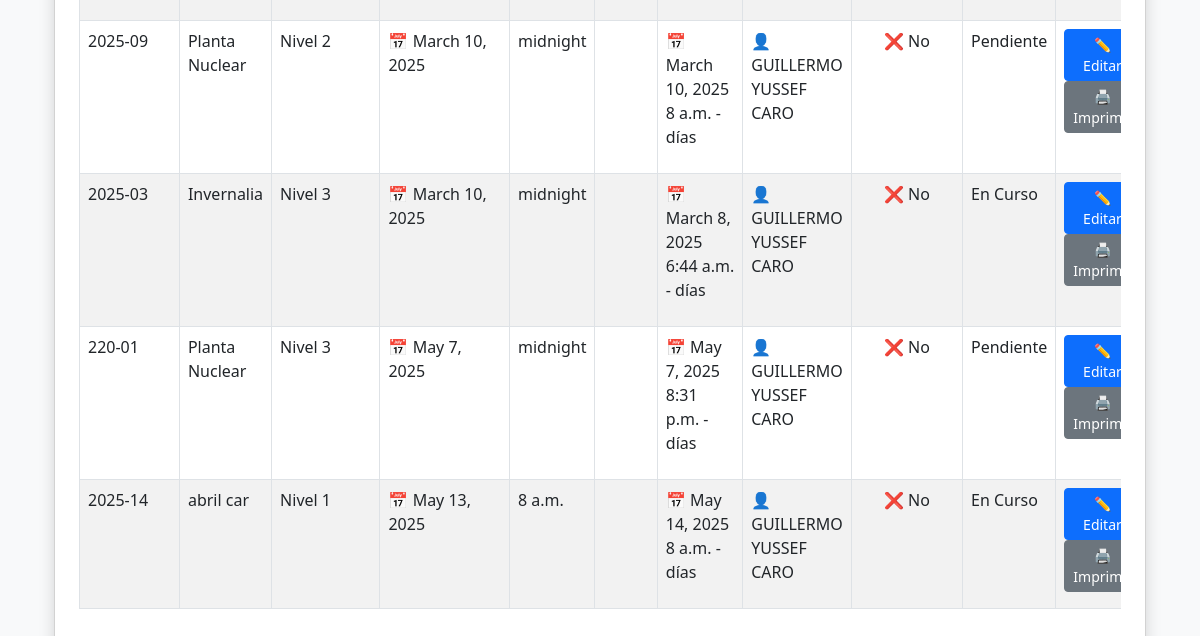
Page /programacion/programaciones/ (signed in, lower part) on the earlier database version.
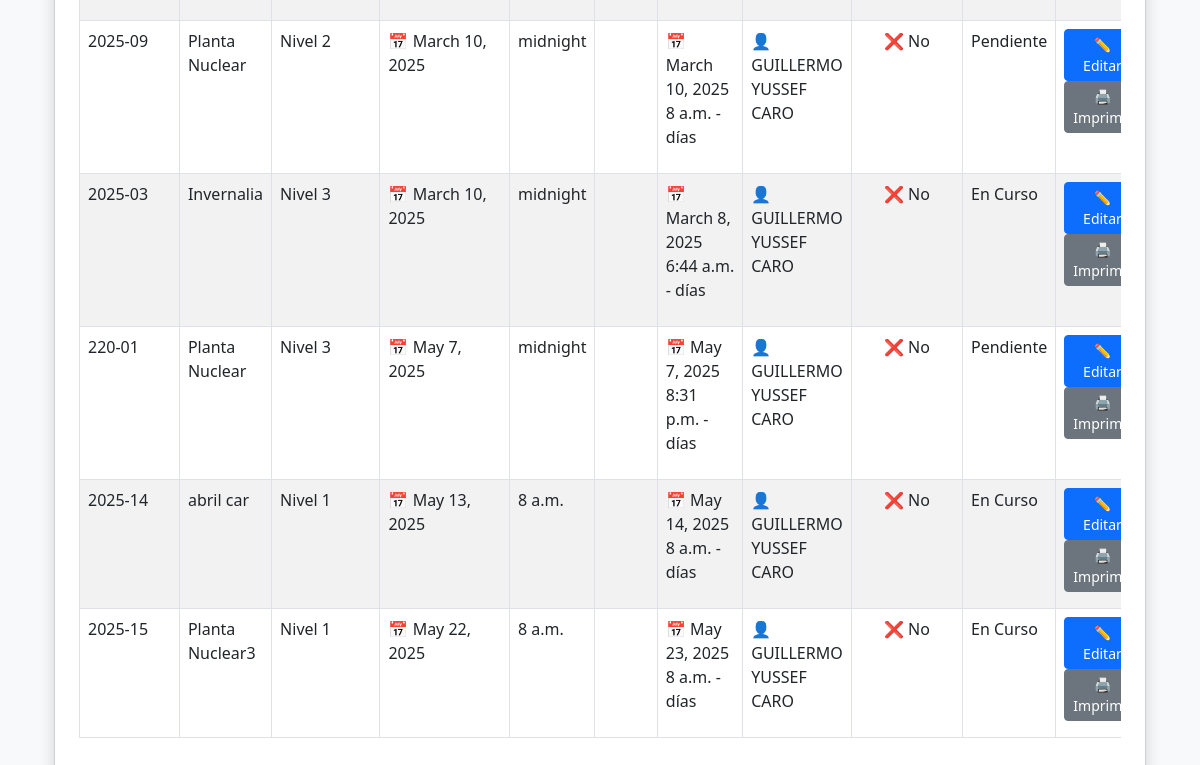
Same page on the later database version.
### programacion/models.py (models this page shows, shortened)
class ProgramacionAuditoria(models.Model):
    cotizacion = models.ForeignKey('cotizaciones.Cotizacion', on_delete=models.CASCADE)
    nivel_auditoria = models.ForeignKey(NivelAuditoriaCEA, on_delete=models.SET_NULL, null=True, blank=True)
    fecha_programacion_etapa1 = models.DateField(null=True, blank=True)
    hora_etapa1 = models.TimeField(default='00:00')
    auditores = models.ForeignKey(Auditor, on_delete=models.SET_NULL, null=True, blank=True)
    iaf_md4_confirmado = models.BooleanField(default=False)
    estado = models.CharField(max_length=20, choices=(
        ('Pendiente', 'Pendiente'),
        ('En Curso', 'En Curso'),
        ('Finalizada', 'Finalizada'),
        ('Cancelada', 'Cancelada'),
    ), default='Pendiente')  # Valor predeterminado para "estado"

class NivelAuditoriaCEA(models.Model):
    nivel = models.CharField(max_length=200, unique=True)
    dias_etapa1 = models.FloatField(default=0.5)
    dias_etapa2 = models.FloatField(default=1.0)
    def __str__(self):
        return self.nivel

class FechaEtapa2(models.Model):
    programacion = models.ForeignKey(ProgramacionAuditoria, on_delete=models.CASCADE, related_name='fechas_etapa2')
    fecha = models.DateField()
    hora = models.TimeField(default='00:00')  # Valor predeterminado para la hora

class Auditor(models.Model):
    user = models.OneToOneField(User, on_delete=models.CASCADE)
    cedula = models.CharField(max_length=30, unique=True)
    cargo = models.CharField(max_length=50)
    telefono = models.CharField(max_length=20)
    iaf_md4_confirmado = models.BooleanField(default=False)

### cotizaciones/models.py (models this page shows, shortened)
class Cotizacion(models.Model):
    solicitud = models.ForeignKey(Solicitud, on_delete=models.CASCADE, related_name="cotizaciones")
    numero_servicio = models.CharField(max_length=100, unique=True)
    fecha_cotizacion = models.DateField(null=True, blank=True)
    tipo_servicio = models.ManyToManyField("TipoServicio")
    dias_auditoria_etapa_1 = models.DecimalField(max_digits=3, decimal_places=1, null=True, blank=True)
    dias_auditoria_etapa_2 = models.DecimalField(max_digits=3, decimal_places=1, null=True, blank=True)
    precio_neto = models.DecimalField(max_digits=10, decimal_places=2, help_text="Valor sin IVA")
    precio_iva = models.DecimalField(max_digits=10, decimal_places=2, default=Decimal("0.00"), help_text="IVA (19%)")
    precio_total = models.DecimalField(max_digits=10, decimal_places=2, default=Decimal("0.00"), help_text="Total con IVA")
    ESTADO_CHOICES = [
        ('Pendiente', 'Pendiente'),
        ('Aprobada', 'Aprobada'),
        ('Rechazada', 'Rechazada'),
        ('Programada', 'Programada'),
    ]
    estado = models.CharField(max_length=20, choices=ESTADO_CHOICES, default='Pendiente')

### solicitudes/models.py (models this page shows, shortened)
class Solicitud(models.Model):
    cliente = models.ForeignKey(Cliente, on_delete=models.CASCADE, related_name="solicitudes_solicitudes")  # Relación con el modelo Cliente
    fecha_solicitud = models.DateField(default=date.today)  # Fecha en que se crea la solicitud
    estado = models.CharField(
        max_length=20,
        choices=[
            ('Pendiente', 'Pendiente'),
            ('Aprobada', 'Aprobada'),
            ('Rechazada', 'Rechazada')
        ],
        default='Pendiente'
    )  # Estado de la solicitud

class Cliente(models.Model):
    nit = models.CharField(max_length=20, unique=True)  # Nit único
    nombre_propietario = models.CharField(max_length=100)
    nombre_establecimiento = models.CharField(max_length=100)
    representante_legal = models.CharField(max_length=100)
    cedula_ciudadania = models.CharField(max_length=20)
    ciudad = models.CharField(max_length=100)
    departamento = models.CharField(max_length=100)
    direccion = models.CharField(max_length=200)
    representante_organismo = models.CharField(max_length=100)
    cargo = models.CharField(max_length=50)
    telefono_fijo = models.CharField(max_length=20, blank=True, null=True)
    telefono_celular = models.CharField(max_length=20)
    correo_electronico = models.EmailField()
    nivel_cea = models.CharField(max_length=50, choices=NIVELES_CEA)
    cantidad_vehiculos = models.IntegerField(null=True, blank=True)
    cantidad_instructores = models.IntegerField(null=True, blank=True)
    categorias_certificar = models.ManyToManyField(Categoria, blank=True)
    certificado_conformidad = models.CharField(max_length=2, choices=CERTIFICADO_CONFORMIDAD_CHOICES, default="No")
    nombre_ente_certificador = models.CharField(max_length=100, blank=True, null=True)  # Se llena si es "Sí"
    fecha_solicitud = models.DateField(null=True, blank=True)  # Se establece solo cuando se envía la solicitud
    observaciones = models.TextField(blank=True, null=True)

### programacion/views.py (the view)
# urls.py: path("programaciones/", views.listado_programaciones, name="listado_programaciones"),
@login_required
def listado_programaciones(request):
    programaciones = ProgramacionAuditoria.objects.select_related("cotizacion__solicitud__cliente").all()
    grupos_usuario = request.user.groups.values_list("name", flat=True)
    contexto = {
        "programaciones": programaciones,
        "pertenece_comercial": "Comercial" in grupos_usuario,
        "pertenece_programacion": "Programación" in grupos_usuario,  # Asegúrate de que el nombre del grupo es correcto
    }
    return render(request, "programacion/listado_programaciones.html", contexto)

### programacion/templates/programacion/listado_programaciones.html (shortened to what this page needs)
{% extends 'layouts/base.html' %}
{% block content %}
<link rel="stylesheet" href="https://cdn.jsdelivr.net/npm/bootstrap@5.3.0/dist/css/bootstrap.min.css">
<div class="container mt-5">
    <div class="card shadow p-4">
        <div class="table-responsive">
            <table class="table table-striped table-bordered">
                <tbody>
                    {% for programacion in programaciones %}
                        <tr>
                            <td>{{ programacion.cotizacion.numero_servicio }}</td>
                            <td>{{ programacion.cotizacion.solicitud.cliente.nombre_establecimiento }}</td>
                            <td>{{ programacion.nivel_auditoria }}</td>
                            <td> 📅 {{ programacion.fecha_programacion_etapa1 }}</td>
                            <td>{{ programacion.hora_etapa1 }}</td>
                            <td>{{ programacion.dias_etapa1 }}</td>
                            <td>
                                <ul class="list-unstyled">
                                    {% for fecha_etapa2 in programacion.fechas_etapa2.all %}
                                        <li>📅 {{ fecha_etapa2.fecha }}  {{ fecha_etapa2.hora }} - {{ fecha_etapa2.dias_auditoria }} días</li>
                                    {% empty %}
                                        <li class="text-muted">No asignadas</li>
                                    {% endfor %}
                                </ul>
                            </td>
                            <td>
                                {% if programacion.auditores %}
                                    👤 {{ programacion.auditores.user.get_full_name|default:programacion.auditores.user.username }}
                                {% else %}
                                    <span class="text-muted">Sin asignar</span>
                                {% endif %}
                            </td>
                            <td class="text-center">
                                {% if programacion.iaf_md4_confirmado %}
                                    ✅ Sí
                                {% else %}
                                    ❌ No
                                {% endif %}
                            </td>
                            <td>{{ programacion.estado }}</td>
                            <td class="text-center">
                                <a href="{% url 'programar_auditoria' programacion.cotizacion.id %}" class="btn btn-sm btn-primary">✏️ Editar</a>
                                <a href="{% url 'imprimir_programacion' programacion.id %}" class="btn btn-sm btn-secondary">🖨️ Imprimir</a>
                            </td>
                        </tr>
                    {% endfor %}
                </tbody>
            </table>
        </div>
    </div>
</div>
{% endblock %}

Differences in the rows shown:
added ProgramacionAuditoria: cotizacion.numero_servicio "2025-15", cotizacion.solicitud.cliente.nombre_establecimiento "Planta Nuclear3", nivel_auditoria "Nivel 1", fecha_programacion_etapa1 "May 22, 2025", hora_etapa1 "8 a.m.", auditores.user.get_full_name "GUILLERMO YUSSEF CARO", iaf_md4_confirmado "❌ No", estado "En Curso"
added FechaEtapa2: fecha "May 23, 2025", hora "8 a.m.", shown under "2025-15"
